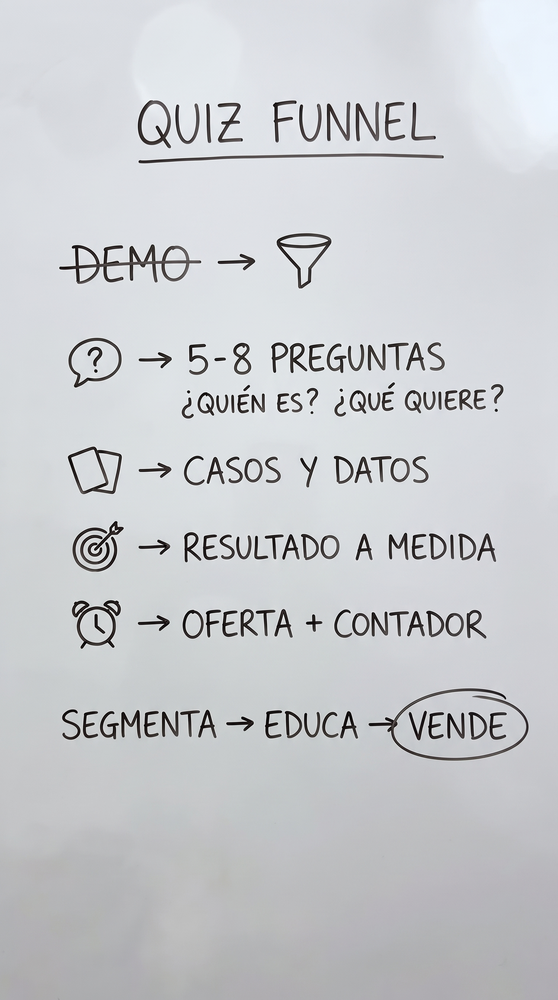
#> input picture whiteboard-ad/template/board_final.png, 558 x 1000 px, shrunk from 1536 x 2752 before the run
$ python erase_board.py ../template/board_final.png ../template/board_empty.png 1.0
#> lines starting #> are read from the running program, lines starting #| are printed output that depends on the picture; after the words box and inside, x2 and y2 are one past the last pixel; in counts of white or black regions, pixels touching at a corner belong together
#!/usr/bin/env python3
"""Make the EMPTY whiteboard from the finished one, in code (free, pixel-aligned).

Usage: python3 erase_board.py board_final.png board_empty.png [thresh=28]

Dark ink = pixels darker than the local background (a 61px median) by > thresh. The ink mask is
dilated and filled with a normalized-convolution blur of the surrounding clean board, so the
glare/vignette gradients survive. A little grain is added back so the fill isn't airbrushed.
"""
import sys

import numpy as np
from PIL import Image
from scipy import ndimage

src, dst = sys.argv[1], sys.argv[2]
TH = float(sys.argv[3]) if len(sys.argv) > 3 else 28
im = np.asarray(Image.open(src).convert("RGB")).astype(np.float32)
L = im.mean(-1)
small = L[::4, ::4]
bg = ndimage.zoom(ndimage.median_filter(small, 31), 4, order=1)[: L.shape[0], : L.shape[1]]
ink = (bg - L) > TH
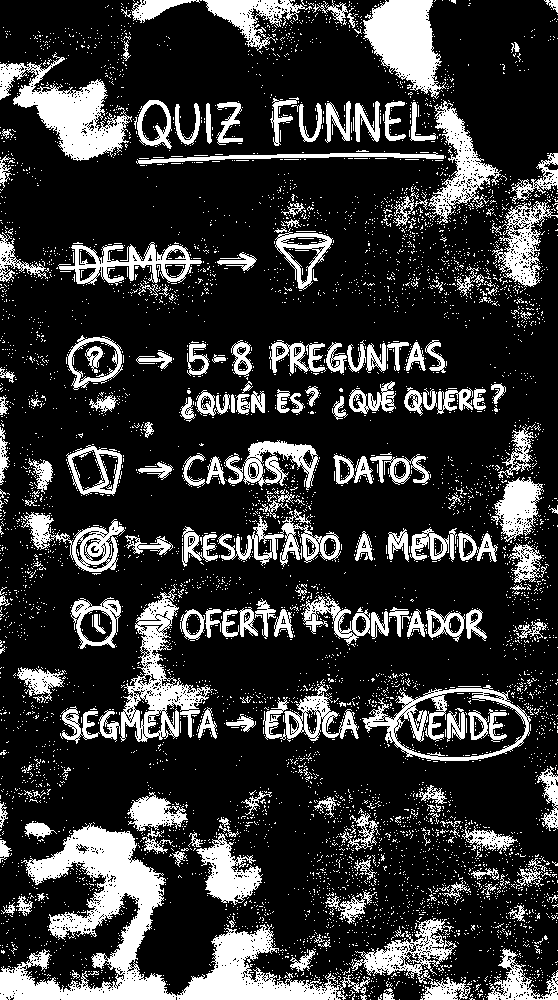
#> ink: shape (1000, 558) bool; 20.8% white; 6255 white regions (6053 under 20 px), largest, box (x1, y1, x2, y2) and area: (0, 823, 370, 1000) 17513, (0, 52, 132, 161) 5518, (363, 0, 446, 99) 4762
ink = ndimage.binary_dilation(ink, iterations=7)
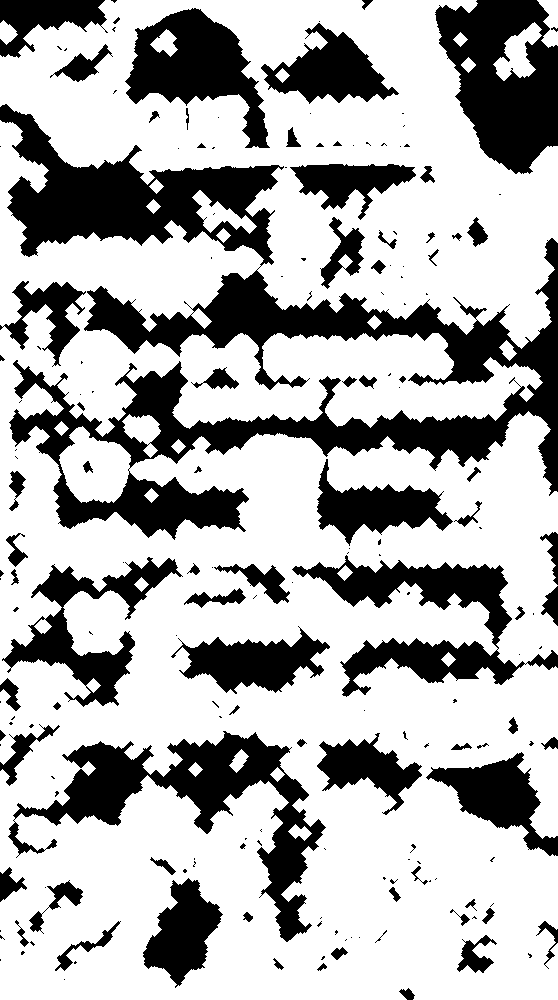
#> ink: shape (1000, 558) bool; 69.1% white; 187 black regions (108 under 20 px), largest, box (x1, y1, x2, y2) and area: (0, 104, 558, 540) 62665, (8, 731, 326, 942) 16411, (435, 0, 558, 174) 13690
keep = (~ink).astype(np.float32)
out = im.copy()
for s in (6, 18, 50):  # fill progressively from fine to coarse
    num = ndimage.gaussian_filter(im * keep[..., None], (s, s, 0))
    den = ndimage.gaussian_filter(keep, s)[..., None]
    fill = num / np.maximum(den, 1e-4)
    ok = (den[..., 0] > 0.05) & ink
    out[ok] = fill[ok]
    im = np.where(ink[..., None] & ok[..., None], fill, im)
    keep = np.maximum(keep, ok.astype(np.float32))
#> this loop made 3 passes
#> pass 1, `num = ndimage.gaussian_filter(im * keep[..., None], (s, s, 0))`:
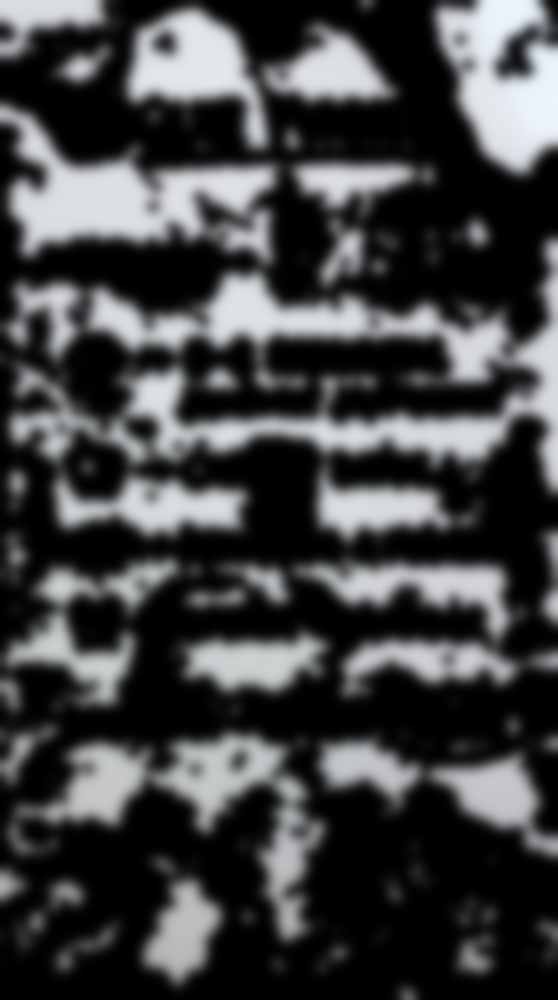
#> num: shape (1000, 558, 3) float32; mean R, G, B 65.8, 66.8, 68
#> pass 1, `den = ndimage.gaussian_filter(keep, s)[..., None]`:
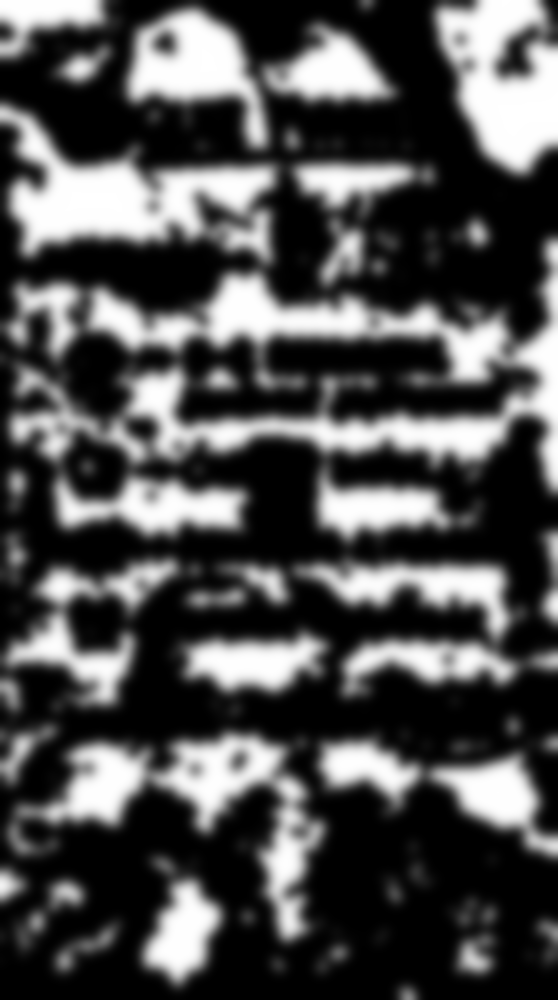
#> den: shape (1000, 558, 1) float32; min 0, max 1, mean 0.309
#> pass 1, `fill = num / np.maximum(den, 1e-4)`:
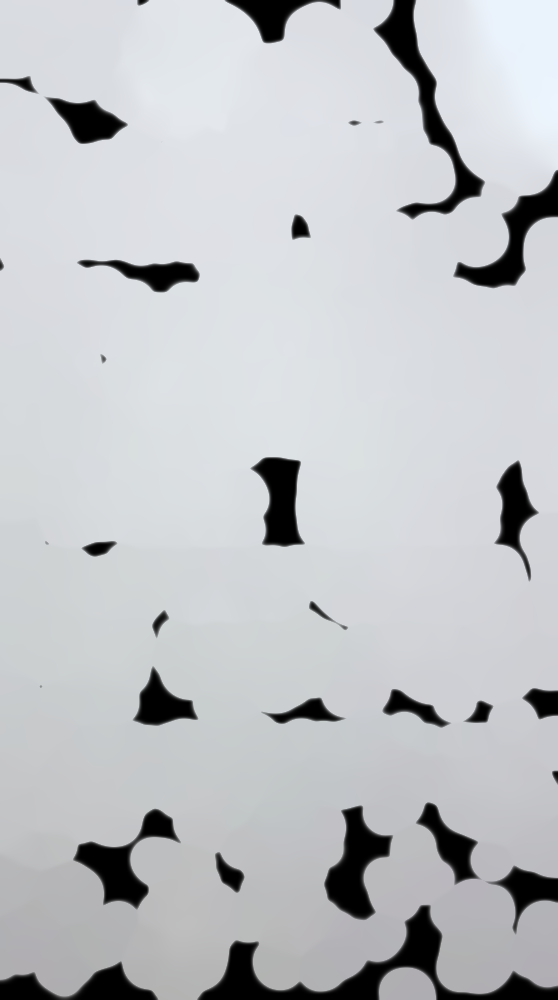
#> fill: shape (1000, 558, 3) float32; mean R, G, B 192.5, 195, 198.2
#> pass 1, `ok = (den[..., 0] > 0.05) & ink`:
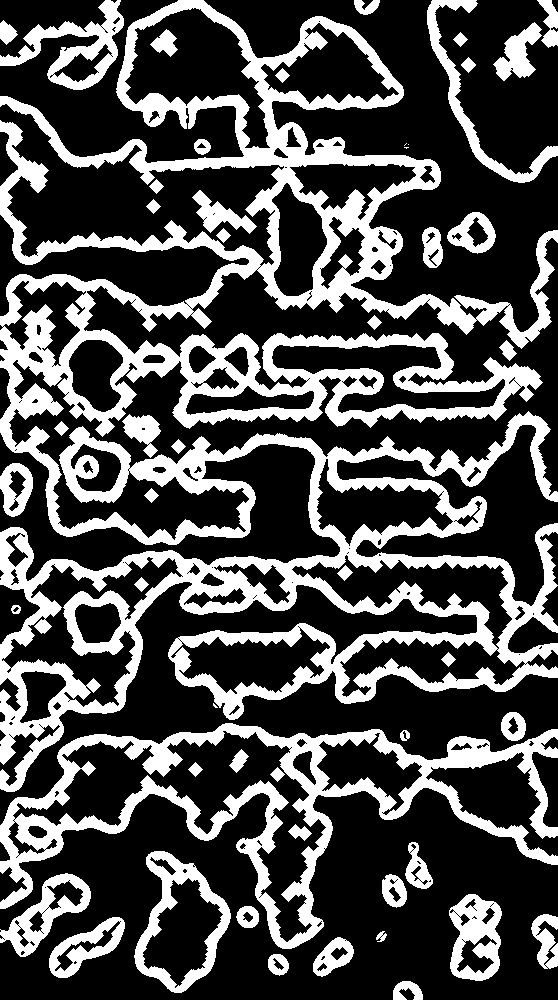
#> ok: shape (1000, 558) bool; 30.4% white; 52 white regions (4 under 20 px), largest, box (x1, y1, x2, y2) and area: (0, 0, 558, 792) 113421, (0, 723, 558, 949) 24023, (134, 851, 231, 993) 3758
#> after the loop:
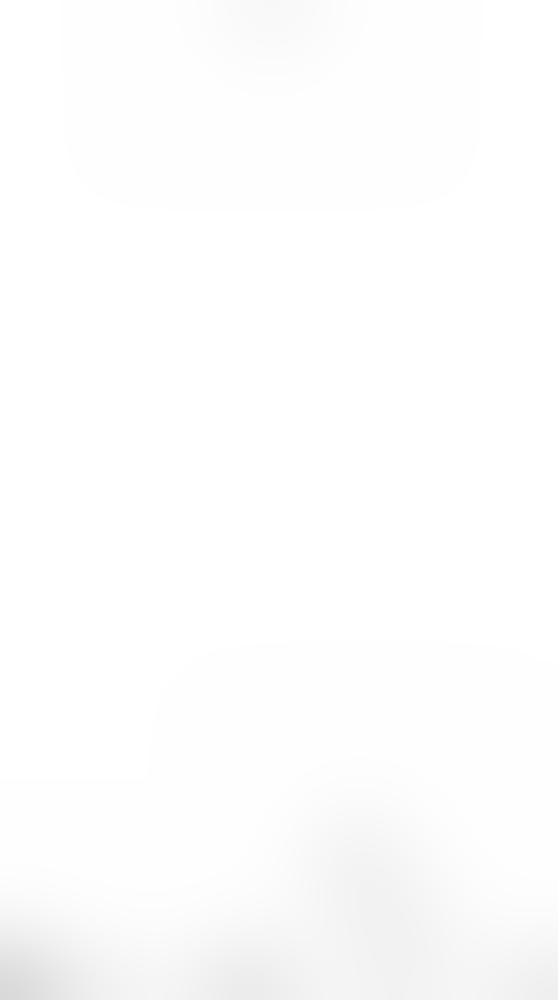
#> den: shape (1000, 558, 1) float32; min 0.853, max 1, mean 0.994
#> after the loop: keep: shape (1000, 558) float32; every value is 1
rng = np.random.default_rng(1)
grain = rng.normal(0, 1.6, L.shape)[..., None]
out[ink] += grain[ink]
Image.fromarray(np.clip(out, 0, 255).astype(np.uint8)).save(dst)
print(f"ink px {ink.mean() * 100:.1f}% -> {dst}")
#| ink px 69.1% -> ../template/board_empty.png
